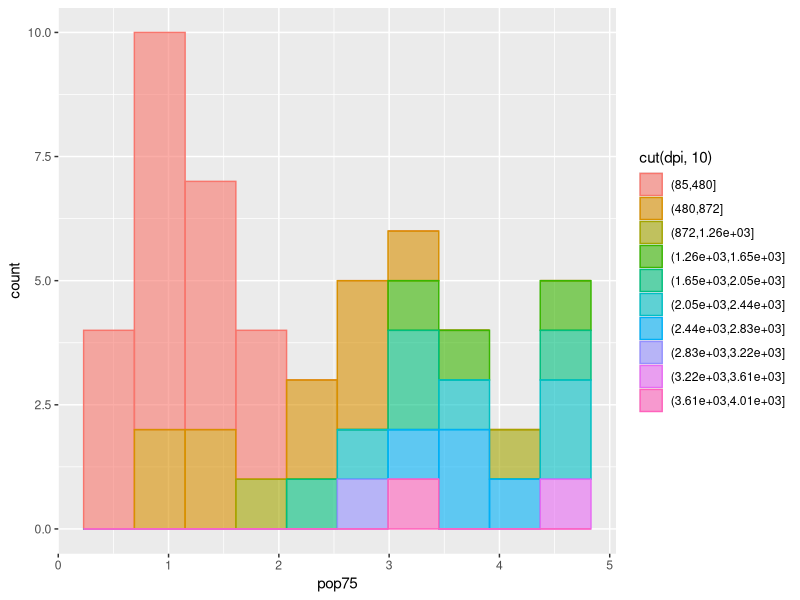

Reproduce this figure in R.
library( ggplot2 )

print(
  ggplot( 
    LifeCycleSavings, 
    aes( 
      pop75 
      ) 
    ) + 
  geom_histogram( 
    aes( 
      color=cut( 
        dpi, 
        10 
        ), 
      fill=stage( 
        cut( 
          dpi, 
          10 
          ), 
        after_scale=alpha( 
          fill, 
          0.6 
          ) 
        ) 
      ), 
    bins=10 
    )
  )
